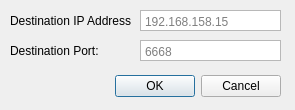
<?xml version="1.0" encoding="UTF-8"?>
<ui version="4.0">
 <class>ProESetDestinationIPv4Dialog</class>
 <widget class="QDialog" name="ProESetDestinationIPv4Dialog">
  <property name="geometry">
   <rect>
    <x>0</x>
    <y>0</y>
    <width>295</width>
    <height>110</height>
   </rect>
  </property>
  <property name="windowTitle">
   <string>Set Destination IPv4 Settings</string>
  </property>
  <widget class="QDialogButtonBox" name="buttonBox">
   <property name="geometry">
    <rect>
     <x>10</x>
     <y>70</y>
     <width>271</width>
     <height>32</height>
    </rect>
   </property>
   <property name="orientation">
    <enum>Qt::Horizontal</enum>
   </property>
   <property name="standardButtons">
    <set>QDialogButtonBox::Cancel|QDialogButtonBox::Ok</set>
   </property>
  </widget>
  <widget class="QLabel" name="ipAddressLabel">
   <property name="geometry">
    <rect>
     <x>10</x>
     <y>13</y>
     <width>121</width>
     <height>16</height>
    </rect>
   </property>
   <property name="text">
    <string>Destination IP Address:</string>
   </property>
  </widget>
  <widget class="QPlainTextEdit" name="ipAddressTextbox">
   <property name="geometry">
    <rect>
     <x>140</x>
     <y>10</y>
     <width>141</width>
     <height>21</height>
    </rect>
   </property>
   <property name="sizePolicy">
    <sizepolicy hsizetype="Fixed" vsizetype="Fixed">
     <horstretch>0</horstretch>
     <verstretch>0</verstretch>
    </sizepolicy>
   </property>
   <property name="inputMethodHints">
    <set>Qt::ImhNone</set>
   </property>
   <property name="frameShape">
    <enum>QFrame::StyledPanel</enum>
   </property>
   <property name="verticalScrollBarPolicy">
    <enum>Qt::ScrollBarAlwaysOff</enum>
   </property>
   <property name="tabChangesFocus">
    <bool>true</bool>
   </property>
   <property name="lineWrapMode">
    <enum>QPlainTextEdit::NoWrap</enum>
   </property>
   <property name="placeholderText">
    <string>192.168.158.15</string>
   </property>
  </widget>
  <widget class="QPlainTextEdit" name="dstPortTextbox">
   <property name="geometry">
    <rect>
     <x>140</x>
     <y>40</y>
     <width>141</width>
     <height>21</height>
    </rect>
   </property>
   <property name="sizePolicy">
    <sizepolicy hsizetype="Fixed" vsizetype="Fixed">
     <horstretch>0</horstretch>
     <verstretch>0</verstretch>
    </sizepolicy>
   </property>
   <property name="inputMethodHints">
    <set>Qt::ImhNone</set>
   </property>
   <property name="frameShape">
    <enum>QFrame::StyledPanel</enum>
   </property>
   <property name="verticalScrollBarPolicy">
    <enum>Qt::ScrollBarAlwaysOff</enum>
   </property>
   <property name="tabChangesFocus">
    <bool>true</bool>
   </property>
   <property name="lineWrapMode">
    <enum>QPlainTextEdit::NoWrap</enum>
   </property>
   <property name="placeholderText">
    <string>6668</string>
   </property>
  </widget>
  <widget class="QLabel" name="dstPortLabel">
   <property name="geometry">
    <rect>
     <x>10</x>
     <y>43</y>
     <width>131</width>
     <height>16</height>
    </rect>
   </property>
   <property name="text">
    <string>Destination Port:</string>
   </property>
  </widget>
 </widget>
 <resources/>
 <connections>
  <connection>
   <sender>buttonBox</sender>
   <signal>rejected()</signal>
   <receiver>ProESetDestinationIPv4Dialog</receiver>
   <slot>reject()</slot>
   <hints>
    <hint type="sourcelabel">
     <x>316</x>
     <y>260</y>
    </hint>
    <hint type="destinationlabel">
     <x>286</x>
     <y>274</y>
    </hint>
   </hints>
  </connection>
 </connections>
</ui>
